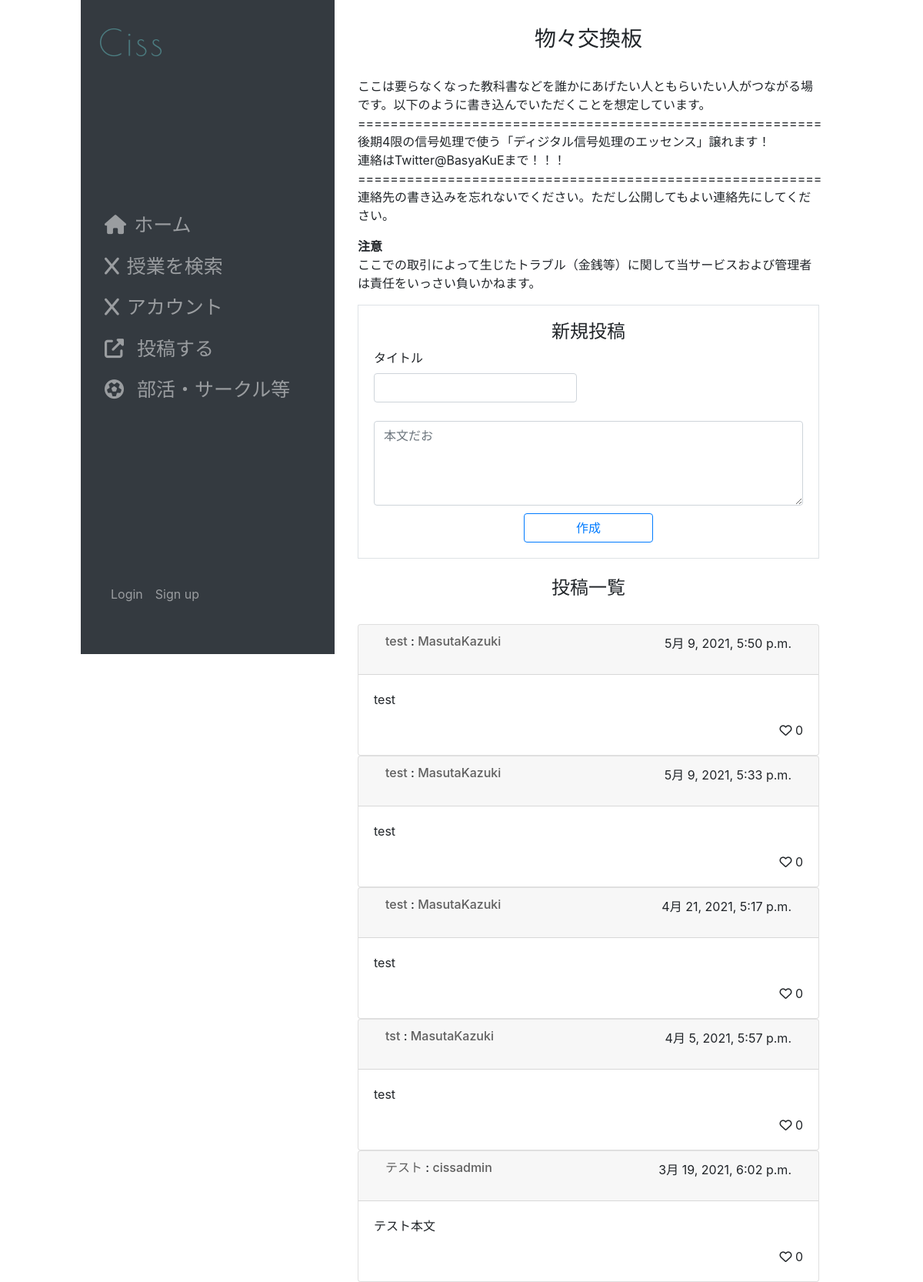
The app's page /trade/ with its own data.
### trade/models.py (models this page shows, shortened)
class Topic3(models.Model):
    user_name = models.ForeignKey(
        User,
        on_delete=models.CASCADE
    )
    title = models.CharField(
        'タイトル',
        max_length=255,
        null = False,
        blank = False,
    )
    message = models.TextField(
        verbose_name='本文',
        null=True,
        blank=False,
    )
    created = models.DateTimeField(
        auto_now_add=True,
    )
    modified = models.DateTimeField(
        auto_now=True,
    )
    pub_flg = models.BooleanField(
        default=True,
    )
    objects = TopicManager()

### accounts/models.py (models this page shows, shortened)
class User(AbstractBaseUser, PermissionsMixin):
    username_validator = UnicodeUsernameValidator()
    username = models.CharField(
        _('username'),
        max_length=50,
        unique=True,
        help_text='この項目は必須です。全角文字、半角英数字、@/./+/-/_ で50文字以下にしてください。',
        validators=[username_validator],
        error_messages={
            'unique': _("A user with that username already exists."),
        },
    )
    email = models.EmailField(
        _('email address'),
        help_text='この項目は必須です。メールアドレスは公開されません。@ed.tmu.ac.jpのみ使用できます。',
        blank=False
    )
    is_staff = models.BooleanField(
        _('staff status'),
        default=False,
        help_text=_('Designates whether the user can log into this admin site.'),
    )
    is_active = models.BooleanField(
        _('active'),
        default=True,
        help_text=_(
            'Designates whether this user should be treated as active. '
            'Unselect this instead of deleting accounts.'
        ),
    )
    date_joined = models.DateTimeField(_('date joined'), default=timezone.now)
    objects = UserManager()
    EMAIL_FIELD = 'email'
    USERNAME_FIELD = 'username'
    REQUIRED_FIELDS = ['email']
    class Meta:
        verbose_name = _('user')
        verbose_name_plural = _('users')
        abstract = False

### trade/views.py (the view, shortened to what this page needs)
# urls.py: path('', views.TradeTopicView.as_view(), name='top'),
class TradeTopicView(CreateView,LoginRequiredMixin):
    template_name = 'trade/top.html'
    model = Topic3
    form_class = TopicCreateForm
    success_url = reverse_lazy('trade:top')
    def get_context_data(self):
        ctx = super().get_context_data()
        print('完了3-1')
        print('完了3-2')
        ctx['posts'] = Topic3.objects.annotate(vote_count=Count('vote')).order_by('-created')
        print('完了3-3')
        return ctx

### trade/forms.py
class TopicCreateForm(ModelForm):
    class Meta:
        model=Topic3
        fields=[
            'title',
            'message',
        ]
        widgets = {
            'message': forms.Textarea(
                    attrs={
                        'rows':4, 'cols':7,
                        'placeholder': '本文だお'
                        }
                    )
        }
    def __init__(self, *args, **kwargs):
        kwargs.setdefault('label_suffix', '')
        super().__init__(*args, **kwargs)
        for field in self.fields.values():
            field.widget.attrs["class"] = "form-control"

### topics/templatetags/topicsfilters.py (called while the page is built)
@register.filter
def comment_filter(text):
    return ''.join(list(map(convert_url, bleach.clean(text).split('\n'))))

def convert_url(text_line):
    if 'https://' in text_line or 'http://' in text_line:
        return '$lt;a href="' + text_line + '" target="_blank" rel="noopener noreferrer">' + text_line + '</a>'
    else:
        return text_line

### templates/trade/top.html (shortened to what this page needs)
<!DOCTYPE html>
{% extends 'cissapp/layout.html' %}
{% load static %}
{% load topicsfilters %}
{% block content %}
<body>
<br>
<h3 class="text-center">物々交換板</h3>
<br>
<p>
    ここは要らなくなった教科書などを誰かにあげたい人ともらいたい人がつながる場です。以下のように書き込んでいただくことを想定しています。
    =========================================================<br>
    後期4限の信号処理で使う「ディジタル信号処理のエッセンス」譲れます！<br>
    連絡はTwitter@BasyaKuEまで！！！<br>
    =========================================================<br>
    連絡先の書き込みを忘れないでください。ただし公開してもよい連絡先にしてください。<br>
</p>
<p>
    <b>注意</b><br>
    ここでの取引によって生じたトラブル（金銭等）に関して当サービスおよび管理者は責任をいっさい負いかねます。
</p>
<div class="border" style="padding:20px;">
    <h4 class="text-center">新規投稿</h4>
    <form class="" action="" method="POST">
        <div class="row">
            <div class="col-6">
                {{form.title.label_tag}}{{ form.title}}
            </div>
        </div>
        <div class="mt-4">
            {{form.message}}
        </div>
        <div class="text-center" style="margin-top:10px;">
            <button class="btn btn-outline-primary " style="width:30%;" type="submit" name="next" value="confirm">作成</button>
        </div>
    </form>
</div>
        <br>
        <h4 class="text-center">投稿一覧</h4>
        <br>
        {% if posts %}
        {% for post in posts %}
            <div class="card" style="padding:0;">
                <div class="card-header">
                    <div class="row" style="margin:auto;">
                        <h6 class="col-7">
                            <a href="./{{post.id}}/">
                                {{ post.title }}
                            </a>
                            :
                            <a   href="{% url 'accounts:profile' %}">{{ post.user_name }}</a>
                        </h6>
                        <p class="col-5 text-right">{{ post.created}}</p>
                    </div>
                </div>
                <div class="card-body">
                    {% if post.pub_flg %}
                    <p　class="card-text">{{post.message | comment_filter | safe}}</p>
                    <div class="vote_button text-right" style="cursor: pointer;"
                    data-comment-id="{{post.id}}" data-count="{{post.vote_count}}">
                        <i class="far fa-heart"></i>
                        <span class="vote_counter">
                        {% if post.vote_count >= 0 %}
                            {{post.vote_count}}
                        {% endif %}
                        </span>
                    </div>
                    {% else %}
                        <p style="color: grey">コメントは非表示とされました</p>
                    {% endif %}
                </div>
            </div>
        {% endfor %}
        {% else %}
            <div class="ui warning message"><p>まだコメントはありません</p></div>
        {% endif %}
</body>
{% endblock %}

### templates/cissapp/layout.html (style rules this page uses)
a { color:rgb(95, 95, 95); }
@media screen and (min-width: 480px) { body { width:80%; margin: auto; } }

### records on screen
Topic3: title "test", user_name "MasutaKazuki", created "5月 9, 2021, 5:50 p.m.", message|comment_filter "test", vote_count "0"
Topic3: title "test", user_name "MasutaKazuki", created "5月 9, 2021, 5:33 p.m.", message|comment_filter "test", vote_count "0"
Topic3: title "test", user_name "MasutaKazuki", created "4月 21, 2021, 5:17 p.m.", message|comment_filter "test", vote_count "0"
Topic3: title "tst", user_name "MasutaKazuki", created "4月 5, 2021, 5:57 p.m.", message|comment_filter "test", vote_count "0"
Topic3: title "テスト", user_name "cissadmin", created "3月 19, 2021, 6:02 p.m.", message|comment_filter "テスト本文", vote_count "0"
